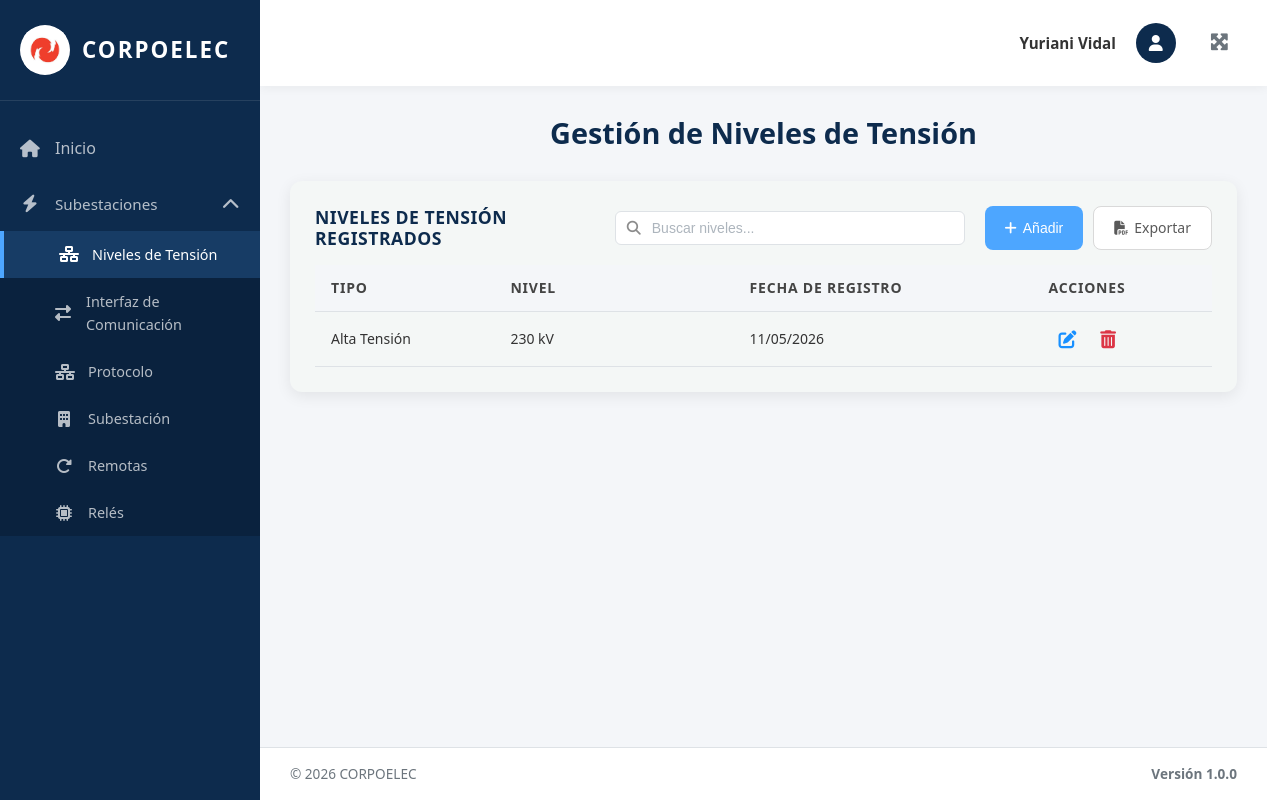
Page /tensiones/ (signed in) on the earlier database version.
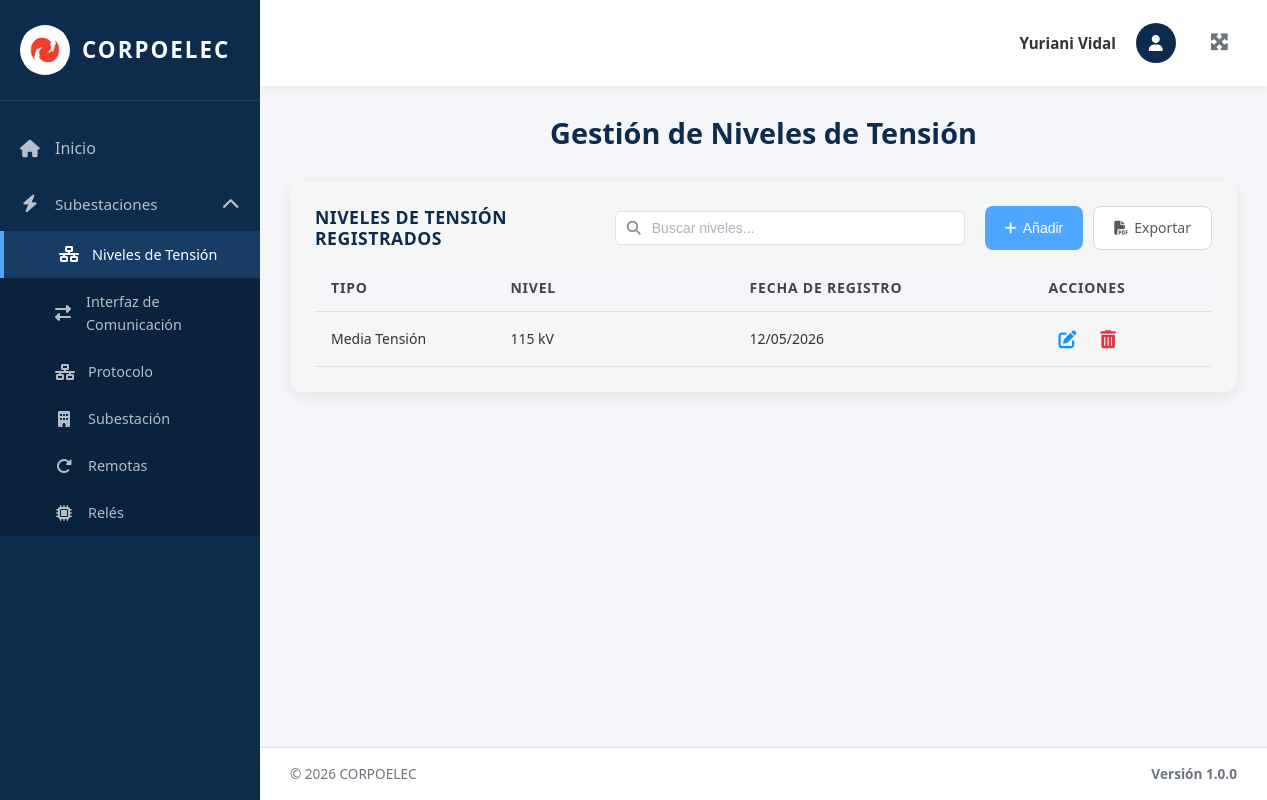
Same page on the later database version.
### equipos/models.py (models this page shows, shortened)
class NivelTension(models.Model):
    TIPO_CHOICES = [
        ('AT', 'Alta Tensión'),
        ('MT', 'Media Tensión'),
        ('BT', 'Baja Tensión'),
    ]
    NIVEL_CHOICES = [
        ('230kV', '230 kV'),
        ('115kV', '115 kV'),
        ('34.5kV', '34.5 kV'),
        ('13.8kV', '13.8 kV'),
    ]
    Id_Ten = models.AutoField(primary_key=True)  # Identificador único
    Tipo_ten = models.CharField(max_length=5, choices=TIPO_CHOICES, default='AT')  # Tipo de tensión (AT/MT/BT)
    Nivel = models.CharField(max_length=10, choices=NIVEL_CHOICES)  # Valor del nivel (115kV, 34.5kV, etc.)
    Fecha_Reg = models.DateField(auto_now_add=True)  # Fecha de registro automática
    creado_por = models.ForeignKey(User, on_delete=models.SET_NULL, null=True, blank=True, related_name='niveles_tension_creados')  # Usuario que creó el registro
    class Meta:
        verbose_name = 'Nivel de Tensión'
        verbose_name_plural = 'Niveles de Tensión'
        ordering = ['Id_Ten']  # Orden por ID ascendente

### equipos/views.py (the view, shortened to what this page needs)
# urls.py: path('tensiones/', tensiones_view, name='tensiones'),
@login_required(login_url='/login/')
def tensiones_view(request):
    tensiones = NivelTension.objects.all().order_by('Nivel')
    paginator = Paginator(tensiones, 10)
    page_number = request.GET.get('page')
    page_obj = paginator.get_page(page_number)
    context = {
        'title': 'Niveles de Tensión',
        'page_obj': page_obj,
        'tensiones': tensiones,
        'tipo_choices': NivelTension.TIPO_CHOICES,
        'nivel_choices': NivelTension.NIVEL_CHOICES,
        'nivel_choices_simple': [(v, v) for v, _ in NivelTension.NIVEL_CHOICES],
        'is_admin': request.user.is_superuser,
    }
    return render(request, 'tensiones.html', context)

### templates/tensiones.html (shortened to what this page needs)
{% extends 'base.html' %}
{% load static %}
{% block content %}
<div class="welcome-text">
  <h2>Gestión de Niveles de Tensión</h2>
</div>
<div class="table-section">
  <div class="table-header">
    <h3>Niveles de Tensión Registrados</h3>
    <div class="search-container">
      <input type="text" class="search-input" id="searchInput" placeholder="Buscar niveles..." onkeyup="filterTable()">
    </div>
<div style="display: flex; gap: 10px;">
       <button type="button" class="btn btn-primary btn-add-top" onclick="document.getElementById('addModal').style.display='flex'">
         <i class="fas fa-plus"></i> Añadir
       </button>
       <a href="{% url 'exportar_tensiones_pdf' %}" class="btn btn-secondary btn-add-top">
         <i class="fas fa-file-pdf"></i> Exportar
       </a>
     </div>
  </div>
  {% if page_obj.object_list %}
  <table class="data-table">
    <thead>
        <tr>
          <th width="15%">Tipo</th>
          <th width="20%">Nivel</th>
          <th width="25%">Fecha de Registro</th>
          <th width="15%">Acciones</th>
        </tr>
    </thead>
    <tbody>
      {% for nivel in page_obj %}
      <tr>
        <td>{{ nivel.get_Tipo_ten_display }}</td>
        <td>{{ nivel.get_Nivel_display }}</td>
        <td>{{ nivel.Fecha_Reg|date:"d/m/Y" }}</td>
        <td class="actions-cell">
          <button type="button" class="btn-icon btn-edit" title="Editar" onclick='openEditModal({{ nivel.Id_Ten }}, "{{ nivel.Tipo_ten }}", "{{ nivel.Nivel }}")'>
            <i class="fas fa-edit"></i>
          </button>
          <form method="post" style="display: inline;" onsubmit="return confirmarEliminacion(this);">
            <button type="submit" class="btn-icon btn-delete" title="Eliminar">
              <i class="fas fa-trash-alt"></i>
            </button>
          </form>
        </td>
      </tr>
      {% endfor %}
    </tbody>
  </table>
  {% else %}
  <p class="no-data">No hay niveles de tensión registrados.</p>
  {% endif %}
</div>
{% endblock %}

### templates/base.html (shortened to what this page needs)
{% load static %}
<!DOCTYPE html>
<html lang="es">
<head>
  <link rel="stylesheet" href="https://cdnjs.cloudflare.com/ajax/libs/font-awesome/6.4.0/css/all.min.css">
  <link rel="stylesheet" href="{% static 'css/global.css' %}">
</head>
<body>
  <div class="layout-wrapper">
    <aside class="sidebar" id="sidebar">
      <div class="sidebar-brand" onclick="toggleSidebar()">
        <div class="sidebar-logo">
          <img src="{% static 'img/logo.jpg' %}" alt="Corpoelec">
        </div>
        <span class="sidebar-brand-text">Corpoelec</span>
      </div>
 <nav class="sidebar-nav">
        <a href="{% url 'index' %}" class="{% if request.path == '/' %}active{% endif %}" onclick="closeMobileSidebar()">
          <i class="fas fa-home"></i>
          <span>Inicio</span>
        </a>
         <div class="sidebar-dropdown {% if request.path == '/subestaciones/' or request.path == '/tensiones/' or request.path == '/interfaces/' or request.path == '/protocolo/' or request.path == '/reles/' or request.path == '/remotas/' %}active{% endif %}">
          <a href="#" class="dropdown-toggle" onclick="toggleDropdown(event, 'subestaciones-dropdown')">
            <i class="fas fa-bolt"></i>
            <span>Subestaciones</span>
            <i class="fas fa-chevron-down dropdown-arrow"></i>
          </a>
           <div class="dropdown-menu" id="subestaciones-dropdown">
             <a href="{% url 'tensiones' %}" class="{% if request.path == '/tensiones/' %}active{% endif %}" onclick="closeMobileSidebar()">
               <i class="fas fa-network-wired"></i>
               <span>Niveles de Tensión</span>
             </a>
               <a href="{% url 'interfaces' %}" class="{% if request.path == '/interfaces/' %}active{% endif %}" onclick="closeMobileSidebar()">
                 <i class="fas fa-exchange-alt"></i>
                 <span>Interfaz de Comunicación</span>
               </a>
               <a href="{% url 'protocolo' %}" class="{% if request.path == '/protocolo/' %}active{% endif %}" onclick="closeMobileSidebar()">
                 <i class="fas fa-network-wired"></i>
                 <span>Protocolo</span>
               </a>
               <a href="{% url 'subestaciones' %}" class="{% if request.path == '/subestaciones/' %}active{% endif %}" onclick="closeMobileSidebar()">
               <i class="fas fa-building"></i>
               <span>Subestación</span>
             </a>
             <a href="{% url 'remotas' %}" class="{% if request.path == '/remotas/' %}active{% endif %}" onclick="closeMobileSidebar()">
               <i class="fas fa-redo-alt"></i>
               <span>Remotas</span>
             </a>
             <a href="{% url 'reles' %}" class="{% if request.path == '/reles/' %}active{% endif %}" onclick="closeMobileSidebar()">
               <i class="fas fa-microchip"></i>
               <span>Relés</span>
             </a>
           </div>
        </div>
      </nav>
    </aside>
    <main class="main-content" id="mainContent">
      <nav class="navbar">
        <div class="navbar-user">
          <div class="navbar-user-trigger" onclick="toggleUserMenu(event)">
            <div class="navbar-user-name">
              {% if user.first_name %}{{ user.first_name }}{% else %}{{ user.username }}{% endif %}
              {% if user.last_name %} {{ user.last_name }}{% endif %}
            </div>
            <div class="navbar-user-avatar">
              <i class="fas fa-user"></i>
            </div>
          </div>
          <button class="navbar-fullscreen" onclick="toggleFullscreen()">
            <i class="fas fa-expand-arrows-alt"></i>
          </button>
        </div>
      </nav>
      <div class="content-area">
        {% block content %}{% endblock %}
      </div>
      <footer class="footer">
        <div class="footer-left">
          <span>© 2026 CORPOELEC</span>
        </div>
        <div class="footer-version">Versión 1.0.0</div>
      </footer>
    </main>
  </div>
</body>
</html>

### static/css/global.css (style rules this page uses)
body { font-size: 16px; font-weight: 400; color: #333; font-family: 'Open Sans', 'Segoe UI', Arial, sans-serif; line-height: 1.6; }
h1, h2, h3, .welcome-text h2 { font-size: 26px; font-weight: 700; color: #002D5A; margin: 0 0 20px 0; line-height: 1.2; }
.data-table thead th { font-size: 14px !important; font-weight: 700 !important; text-transform: uppercase !important; color: #444 !important; letter-spacing: 0.8px; padding: 12px 16px !important; }
.data-table tbody td { font-size: 14px !important; font-weight: 400 !important; color: #333 !important; padding: 12px 16px !important; }
.btn-primary, .btn-add-top { font-size: 14px !important; font-weight: 500 !important; border-radius: 8px !important; padding: 10px 20px !important; display: inline-flex; align-items: center; gap: 6px; }
.btn-icon { font-size: 18px !important; display: inline-flex; align-items: center; justify-content: center; padding: 6px !important; }
.btn-delete, .btn-delete i { color: #DC3545 !important; }
.btn-edit, .btn-edit i { color: #1890ff !important; }
.data-table { border-collapse: collapse; width: 100%; }
.data-table tbody tr { transition: background 0.15s ease; }
.data-table th, .data-table td { padding-top: 12px !important; padding-bottom: 12px !important; }
.form-control, input[type="text"], input[type="email"], select, textarea { font-size: 14px; font-weight: 400; color: #333; }
a { color: #1890ff; text-decoration: none; font-weight: 500; }

### templates/tensiones.html (style rules this page uses)
.table-section { background:#f4f7f6; padding:25px; border-radius:12px; box-shadow:0 4px 15px rgba(0,0,0,0.08); margin-bottom:20px; }
.table-header { display:flex; justify-content:space-between; align-items:center; margin-bottom:15px; gap:15px; }
.table-header h3 { margin:0; color:#0D2B4D; width:280px; }
.search-container { position:relative; display:flex; align-items:center; }
.search-input { width:350px; padding:8px 12px 8px 36px; border:1px solid #dee2e6; border-radius:6px; font-size:14px; color:#333; background:#fff; transition:border-color 0.3s ease; }
.search-input::placeholder { color:#adb5bd; }
.data-table { width:100%; border-collapse:collapse; }
.data-table thead { background:#f4f6f9; }
.data-table th, .data-table td { padding:12px 15px; text-align:left; border-bottom:1px solid #dee2e6; }
.data-table th { font-weight:600; color:#0D2B4D; font-size:0.9rem; }
.actions-cell { white-space:nowrap; text-align: right; }
.btn-icon { background:none; border:none; cursor:pointer; font-size:1.1rem; padding:6px; border-radius:4px; display:inline-flex; align-items:center; justify-content:center; transition:all 0.2s; color:#6c757d; margin:0 4px; }
.btn { padding:10px 20px; border-radius:6px; text-decoration:none; font-size:0.95rem; font-weight:400; cursor:pointer; border:none; transition:background 0.2s; }
.btn-primary { background:#4DA6FF; color:#fff; }
.btn-secondary { background:#fff; color:#595959; border:1px solid #d9d9d9; }

Differences in the rows shown:
removed NivelTension: Tipo_ten "Alta Tensión", Nivel "230 kV", Fecha_Reg "11/05/2026"
added NivelTension: Tipo_ten "Media Tensión", Nivel "115 kV", Fecha_Reg "12/05/2026"
